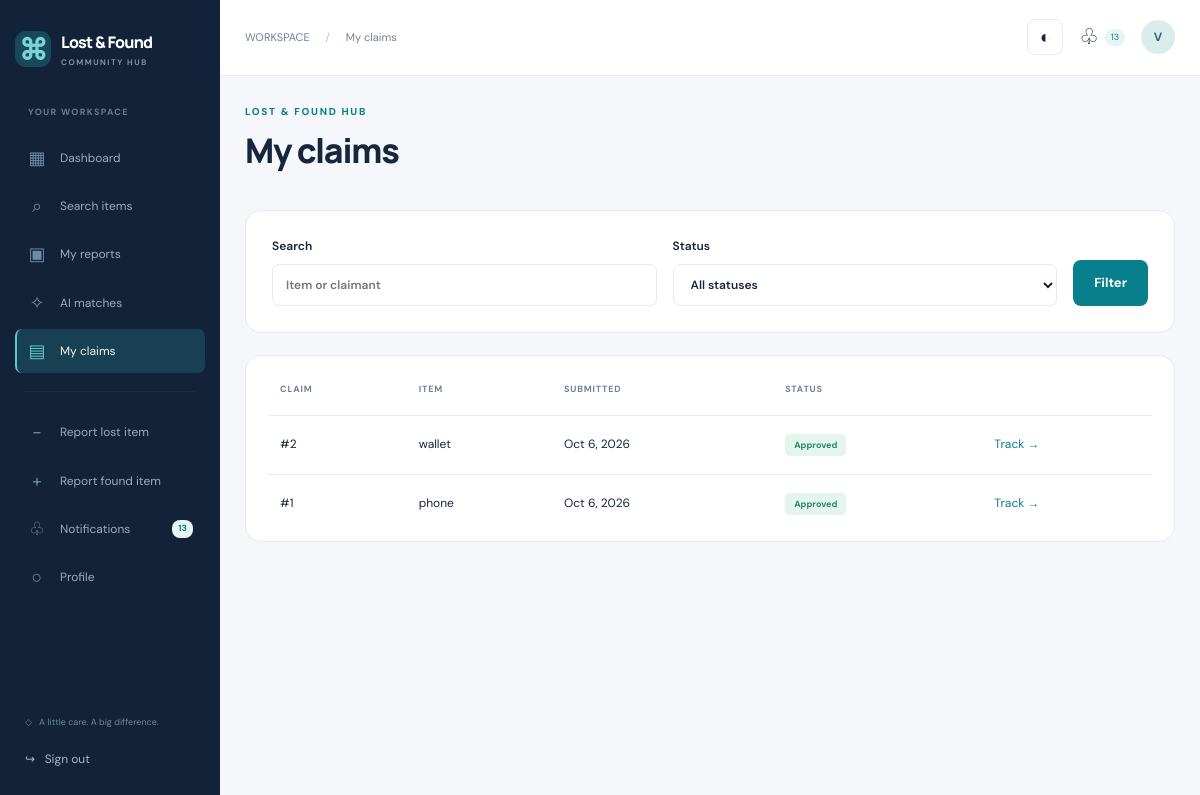
The app's page /claims/ (signed in) with its own data.
### accounts/models.py (models this page shows, shortened)
class User(AbstractUser):
    email = models.EmailField(unique=True)
    full_name = models.CharField(max_length=150)
    phone = models.CharField(
        max_length=20,
        validators=[
            RegexValidator(r"^\+?[0-9 ()-]{7,20}$", "Enter a valid phone number.")
        ],
    )
    avatar = models.ImageField(upload_to=upload_path, blank=True)

### claims/models.py (models this page shows)
class Claim(models.Model):
    STATUSES = [
        (s, s.replace("_", " ").title())
        for s in [
            "PENDING",
            "UNDER_REVIEW",
            "APPROVED",
            "REJECTED",
            "RETURNED",
            "CANCELLED",
        ]
    ]
    item = models.ForeignKey(
        "items.Item", on_delete=models.PROTECT, related_name="claims"
    )
    claimant = models.ForeignKey(
        settings.AUTH_USER_MODEL, on_delete=models.PROTECT, related_name="claims"
    )
    description = models.TextField(max_length=3000)
    ownership_evidence = models.TextField(max_length=3000)
    brand_model = models.CharField(max_length=200, blank=True)
    lost_location = models.CharField(max_length=200)
    lost_date = models.DateField()
    serial_number = models.CharField(max_length=150, blank=True)
    supporting_image = models.ImageField(upload_to=upload_path, blank=True)
    status = models.CharField(
        max_length=15, choices=STATUSES, default="PENDING", db_index=True
    )
    admin_remarks = models.TextField(blank=True, max_length=2000)
    ai_analysis = models.JSONField(default=dict, blank=True)
    created_at = models.DateTimeField(auto_now_add=True)
    updated_at = models.DateTimeField(auto_now=True)
    class Meta:
        ordering = ["-created_at"]
    def get_absolute_url(self):
        return reverse("claim_detail", args=[self.pk])

### items/models.py (models this page shows, shortened)
class Item(models.Model):
    TYPES = [("LOST", "Lost"), ("FOUND", "Found")]
    STATUSES = [
        (s, s.replace("_", " ").title())
        for s in [
            "PENDING",
            "APPROVED",
            "MATCHED",
            "CLAIMED",
            "RETURNED",
            "REJECTED",
            "CLOSED",
        ]
    ]
    user = models.ForeignKey(
        settings.AUTH_USER_MODEL, on_delete=models.PROTECT, related_name="items"
    )
    item_type = models.CharField(max_length=5, choices=TYPES)
    title = models.CharField(max_length=180)
    description = models.TextField(max_length=4000)
    private_identifying_details = models.TextField(max_length=3000, blank=True)
    category = models.ForeignKey(
        Category, on_delete=models.PROTECT, related_name="items"
    )
    brand = models.CharField(max_length=100, blank=True)
    model = models.CharField(max_length=100, blank=True)
    primary_color = models.CharField(max_length=60)
    secondary_color = models.CharField(max_length=60, blank=True)
    serial_number = models.CharField(max_length=150, blank=True)
    event_date = models.DateField()
    event_time = models.TimeField(null=True, blank=True)
    location = models.CharField(max_length=200)
    detailed_location = models.CharField(max_length=300, blank=True)
    holding_location = models.CharField(max_length=300, blank=True)
    contact_information = models.CharField(max_length=200, blank=True)
    additional_notes = models.TextField(max_length=2000, blank=True)
    status = models.CharField(
        max_length=12, choices=STATUSES, default="PENDING", db_index=True
    )
    duplicate_flag = models.BooleanField(default=False)
    created_at = models.DateTimeField(auto_now_add=True)
    updated_at = models.DateTimeField(auto_now=True)
    class Meta:
        ordering = ["-created_at"]
        indexes = [models.Index(fields=["item_type", "category", "event_date"])]

### claims/views.py (the view)
# urls.py: path("claims/", claims.claim_list, name="claim_list"),
@login_required
def claim_list(request):
    claims = Claim.objects.filter(claimant=request.user).select_related("item")
    if request.GET.get("q"):
        claims = claims.filter(
            Q(item__title__icontains=request.GET["q"][:200])
            | Q(description__icontains=request.GET["q"][:200])
        )
    if request.GET.get("status"):
        claims = claims.filter(status=request.GET["status"])
    return render(
        request,
        "claims/list.html",
        {
            "page_obj": Paginator(claims, 15).get_page(request.GET.get("page")),
            "title": "My claims",
            "statuses": Claim.STATUSES,
        },
    )

### notifications/context_processors.py (called while the page is built)
def inbox(request):
    if not request.user.is_authenticated:
        return {}
    notes = request.user.notifications.filter(is_read=False)
    return {"unread_count": notes.count(), "inbox_preview": notes[:4]}

### templates/claims/list.html
{% extends 'base.html' %}{% block content %}{% include 'components/heading.html' %}<form method="get" class="panel inline-form"><label>Search<input name="q" value="{{ request.GET.q }}" placeholder="Item or claimant"></label><label>Status<select name="status"><option value="">All statuses</option>{% for value,label in statuses %}<option value="{{ value }}" {% if request.GET.status == value %}selected{% endif %}>{{ label }}</option>{% endfor %}</select></label><button class="button">Filter</button></form><div class="panel table-wrap"><table><thead><tr><th>Claim</th><th>Item</th>{% if admin_mode %}<th>Claimant</th>{% endif %}<th>Submitted</th><th>Status</th><th></th></tr></thead><tbody>{% for claim in page_obj %}<tr><td>#{{ claim.pk }}</td><td>{{ claim.item.title }}</td>{% if admin_mode %}<td>{{ claim.claimant }}</td>{% endif %}<td>{{ claim.created_at|date:'M j, Y' }}</td><td><span class="status {{ claim.status|lower }}">{{ claim.get_status_display }}</span></td><td><a href="{{ claim.get_absolute_url }}">{% if admin_mode %}Review{% else %}Track{% endif %} →</a></td></tr>{% empty %}<tr><td colspan="6"><div class="empty"><span>▤</span><h3>No claims found</h3><p>Your claims and their progress will appear here.</p></div></td></tr>{% endfor %}</tbody></table></div>{% include 'components/pagination.html' %}{% endblock %}

### templates/base.html (shortened to what this page needs)
{% load static %}<!doctype html>
<html lang="en"><head><meta charset="utf-8"><meta name="viewport" content="width=device-width,initial-scale=1">
<link rel="stylesheet" href="{% static 'css/main.css' %}"><script src="{% static 'js/main.js' %}" defer></script></head>
<body><a class="skip" href="#main">Skip to content</a>
{% if user.is_authenticated %}
<aside class="sidebar" id="sidebar"><a class="brand" href="{% url 'dashboard' %}"><span class="brand-mark">⌘</span><span>Lost & Found<span class="brand-sub">COMMUNITY HUB</span></span></a>
<button class="drawer-close" aria-label="Close navigation">×</button><div class="workspace-label">{% if user.is_staff %}ADMINISTRATION{% else %}YOUR WORKSPACE{% endif %}</div>
<nav aria-label="Workspace">
{% if user.is_staff %}
<a href="{% url 'admin_dashboard' %}"><span>▦</span> Overview</a><a href="{% url 'admin_users' %}"><span>♙</span> Manage users</a>
<a href="{% url 'admin_items' %}?type=LOST"><span>⌕</span> Lost reports</a><a href="{% url 'admin_items' %}?type=FOUND"><span>◇</span> Found reports</a>
<a href="{% url 'admin_claims' %}"><span>▤</span> Review claims</a><a href="{% url 'admin_categories' %}"><span>⊞</span> Categories</a>
<a href="{% url 'image_search' %}"><span>✧</span> AI matches</a><a href="{% url 'reports' %}"><span>▥</span> Reports & insights</a>
<a href="{% url 'admin_notifications' %}"><span>♧</span> Send notifications</a><a href="{% url 'audit_logs' %}"><span>≡</span> Audit trail</a>
<a href="{% url 'system_settings' %}"><span>⚙</span> Settings</a>
{% else %}
<a href="{% url 'dashboard' %}"><span>▦</span> Dashboard</a><a href="{% url 'item_list' %}"><span>⌕</span> Search items</a>
<a href="{% url 'my_items' %}"><span>▣</span> My reports</a><a href="{% url 'image_search' %}"><span>✧</span> AI matches</a>
<a href="{% url 'claim_list' %}"><span>▤</span> My claims</a>
<div class="nav-divider"></div><a href="{% url 'report_item' 'LOST' %}"><span>−</span> Report lost item</a><a href="{% url 'report_item' 'FOUND' %}"><span>+</span> Report found item</a>
{% endif %}
<a href="{% url 'notifications' %}"><span>♧</span> Notifications <b class="count">{{ unread_count }}</b></a><a href="{% url 'profile' %}"><span>○</span> Profile</a>
</nav><div class="sidebar-bottom"><div class="safe-label">◇ &nbsp; A little care. A big difference.</div><form method="post" action="{% url 'logout' %}">{% csrf_token %}<button class="logout">↪ &nbsp; Sign out</button></form></div></aside>
<div class="app-shell"><header class="topbar"><span class="breadcrumb">WORKSPACE <span>/</span> {{ title }}</span><div class="top-actions"><button class="theme-toggle icon-button" aria-label="Switch color theme">◐</button>
<details class="inbox-menu"><summary aria-label="Open notifications">♧ <span class="count unread-count">{{ unread_count }}</span></summary></details>
<a class="avatar" href="{% url 'profile' %}" aria-label="Your profile">{{ user.username|slice:":1"|upper }}</a></div></header>
{% endif %}
<main id="main" class="{% if user.is_authenticated %}main-content{% else %}public-main{% endif %}">{% block content %}{% endblock %}</main>
{% if user.is_authenticated %}</div>{% else %}<footer><a class="brand" href="{% url 'home' %}">⌘ &nbsp; Lost & Found Hub</a><p>Bringing belongings back. Bringing people together.</p><a href="{% url 'privacy' %}">Terms & privacy</a><span>LOST & FOUND ITEM MANAGEMENT SYSTEM</span></footer>{% endif %}
{% block scripts %}{% endblock %}</body></html>

### records on screen
User: username "V"
Claim: pk "2", item "wallet", created_at "Oct 6, 2026", status "Approved"
Claim: pk "1", item "phone", created_at "Oct 6, 2026", status "Approved"

### other values on screen
{{ unread_count }} "13"
{{ title }} "My claims"
